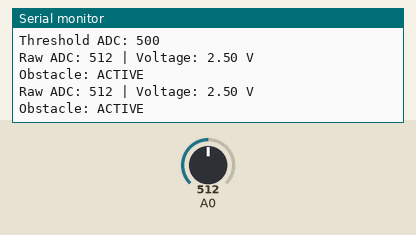
Recording of a program running on a simulated Arduino Nano, built with avr-gcc and run on an emulated ATmega328P. On the bench: the last lines printed to the serial monitor. The inputs (shaded band) are chosen by the test bench; at power-on: A0 = 512.

Above: at 2.3 s.
2.4 s: A0 set to 485
At 4.0 s:
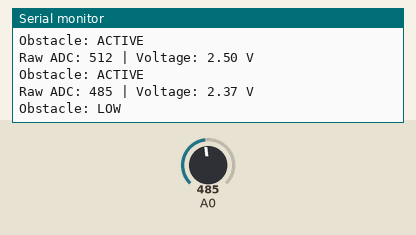
7.1 s: A0 set to 988
At 8.0 s:
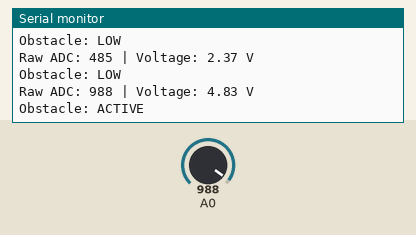
11.2 s: A0 set to 1017
At 11.7 s:
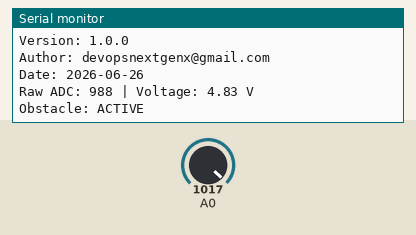
Timing chart, 0 to 13.7 s (numbered marks = the images above; inputs shaded):
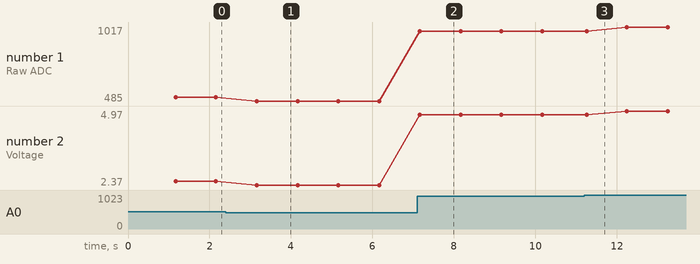

The program:

main.cpp
```cpp
// IR Sensor Read - Arduino Nano
// Simple analog sensor reading sketch demonstrating ADC functionality
// See ../pin-layout.md for ADC pin assignments and ranges

#include <Arduino.h>
#include "sensor_config.h"
#include "version.h"
#include "shared_version_utils.h"

const unsigned long METADATA_INTERVAL_MS = 10000;
unsigned long lastMetadataMs = 0;

void setup() {
  Serial.begin(9600);
  delay(1000); // Allow serial monitor to connect

  printSketchMetadata();
  lastMetadataMs = millis();

  pinMode(SENSOR_PIN, INPUT);

  Serial.println("Sensor Read initialized on Arduino Nano");
  Serial.print("Sensor Pin: ");
  Serial.println(SENSOR_PIN);
  Serial.print("Threshold ADC: ");
  Serial.println(OBSTACLE_THRESHOLD_ADC);
}

void loop() {
  if (millis() - lastMetadataMs >= METADATA_INTERVAL_MS) {
    printSketchMetadata();
    lastMetadataMs = millis();
  }

  int rawValue = analogRead(SENSOR_PIN);
  float voltage = rawValue * (5.0 / 1023.0); // Convert to voltage (0-5V)
  bool obstacleActive = rawValue >= OBSTACLE_THRESHOLD_ADC;

  Serial.print("Raw ADC: ");
  Serial.print(rawValue);
  Serial.print(" | Voltage: ");
  Serial.print(voltage);
  Serial.println(" V");

  Serial.print("Obstacle: ");
  Serial.println(obstacleActive ? "ACTIVE" : "LOW");

  delay(SENSOR_INTERVAL);
}
```

version.h
```cpp
// Sketch metadata for ir-sensor-read

#ifndef VERSION_H
#define VERSION_H

#ifndef SKETCH_NAME
  #define SKETCH_NAME "ir-sensor-read"
#endif

#ifndef SKETCH_VERSION
  #define SKETCH_VERSION "1.0.0"
#endif

#ifndef SKETCH_AUTHOR
  #define SKETCH_AUTHOR "devopsnextgenx@gmail.com"
#endif

#ifndef SKETCH_DATE
  #define SKETCH_DATE "2026-06-26"
#endif

#endif // VERSION_H
```

sensor_config.h
```cpp
// Sensor Configuration Header
// Define pins, timing, and constants for sensor_read sketch

#ifndef SENSOR_CONFIG_H
#define SENSOR_CONFIG_H

// Pin Definitions (refer to pin-layout.md for Arduino Nano pin details)
#ifndef SENSOR_PIN
  #define SENSOR_PIN A0  // Analog pin A0 - Change as needed per pin-layout.md
#endif

// Timing Constants
#define SENSOR_INTERVAL 1000  // Milliseconds between readings

// Obstacle detection threshold for analog IR sensors.
// If ADC >= threshold -> ACTIVE, else LOW.
#ifndef OBSTACLE_THRESHOLD_ADC
  #define OBSTACLE_THRESHOLD_ADC 500
#endif

#endif // SENSOR_CONFIG_H
```

Measured:
- the behaviour switches between 500 and 499 on A0 (found by bisection; images 0 and 1)
- after the input at 2.4 s, the serial monitor: prints a new line after 0.76 s (image 1)
- after the input at 7.1 s, the serial monitor: prints a new line after 0.07 s (image 2)
- plotted number 1: 512 → 485 after the input at 2.4 s, 485 → 988 after the input at 7.1 s, 988 → 1017 after the input at 11.2 s
- plotted number 2: 2.5 → 2.37 after the input at 2.4 s, 2.37 → 4.83 after the input at 7.1 s, 4.83 → 4.97 after the input at 11.2 s
